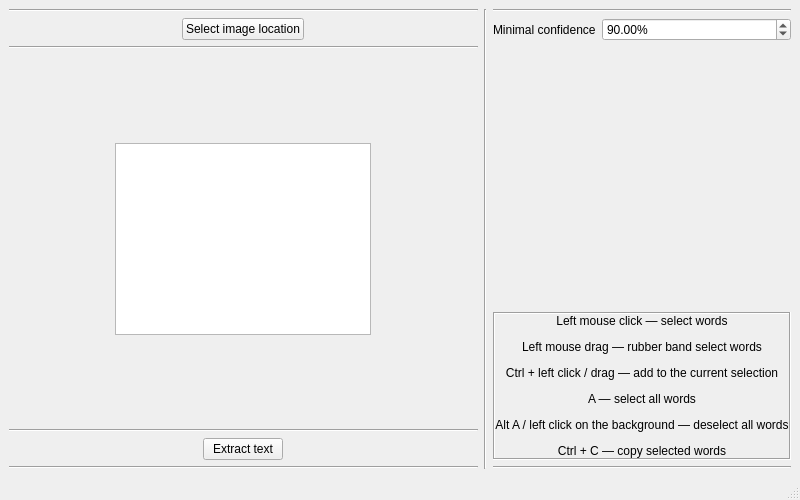
<?xml version="1.0" encoding="UTF-8"?>
<ui version="4.0">
 <class>QtractWindow</class>
 <widget class="QMainWindow" name="QtractWindow">
  <property name="geometry">
   <rect>
    <x>0</x>
    <y>0</y>
    <width>800</width>
    <height>500</height>
   </rect>
  </property>
  <property name="windowTitle">
   <string>Qtract</string>
  </property>
  <widget class="QWidget" name="centralwidget">
   <layout class="QHBoxLayout" name="horizontalLayout_2" stretch="5,0,2">
    <item>
     <layout class="QVBoxLayout" name="verticalLayout_2">
      <item>
       <widget class="Line" name="line_5">
        <property name="orientation">
         <enum>Qt::Horizontal</enum>
        </property>
       </widget>
      </item>
      <item alignment="Qt::AlignHCenter">
       <widget class="QPushButton" name="select_image_location">
        <property name="sizePolicy">
         <sizepolicy hsizetype="Maximum" vsizetype="Maximum">
          <horstretch>0</horstretch>
          <verstretch>0</verstretch>
         </sizepolicy>
        </property>
        <property name="text">
         <string>Select image location</string>
        </property>
       </widget>
      </item>
      <item>
       <widget class="Line" name="line_2">
        <property name="frameShadow">
         <enum>QFrame::Sunken</enum>
        </property>
        <property name="orientation">
         <enum>Qt::Horizontal</enum>
        </property>
       </widget>
      </item>
      <item>
       <spacer name="verticalSpacer_3">
        <property name="orientation">
         <enum>Qt::Vertical</enum>
        </property>
        <property name="sizeHint" stdset="0">
         <size>
          <width>20</width>
          <height>40</height>
         </size>
        </property>
       </spacer>
      </item>
      <item alignment="Qt::AlignHCenter">
       <widget class="OCRGraphicsView" name="ocr_image"/>
      </item>
      <item>
       <spacer name="verticalSpacer_2">
        <property name="orientation">
         <enum>Qt::Vertical</enum>
        </property>
        <property name="sizeHint" stdset="0">
         <size>
          <width>20</width>
          <height>40</height>
         </size>
        </property>
       </spacer>
      </item>
      <item>
       <widget class="Line" name="line">
        <property name="orientation">
         <enum>Qt::Horizontal</enum>
        </property>
       </widget>
      </item>
      <item alignment="Qt::AlignHCenter">
       <widget class="QPushButton" name="extract_text">
        <property name="sizePolicy">
         <sizepolicy hsizetype="Maximum" vsizetype="Maximum">
          <horstretch>0</horstretch>
          <verstretch>0</verstretch>
         </sizepolicy>
        </property>
        <property name="text">
         <string>Extract text</string>
        </property>
       </widget>
      </item>
      <item>
       <widget class="Line" name="line_4">
        <property name="orientation">
         <enum>Qt::Horizontal</enum>
        </property>
       </widget>
      </item>
     </layout>
    </item>
    <item>
     <widget class="Line" name="line_3">
      <property name="orientation">
       <enum>Qt::Vertical</enum>
      </property>
     </widget>
    </item>
    <item>
     <layout class="QVBoxLayout" name="verticalLayout">
      <item>
       <widget class="Line" name="line_6">
        <property name="orientation">
         <enum>Qt::Horizontal</enum>
        </property>
       </widget>
      </item>
      <item>
       <layout class="QFormLayout" name="formLayout">
        <item row="0" column="0">
         <widget class="QLabel" name="label">
          <property name="text">
           <string>Minimal confidence</string>
          </property>
         </widget>
        </item>
        <item row="0" column="1">
         <widget class="QDoubleSpinBox" name="minimal_confidence">
          <property name="buttonSymbols">
           <enum>QAbstractSpinBox::UpDownArrows</enum>
          </property>
          <property name="suffix">
           <string>%</string>
          </property>
          <property name="maximum">
           <double>100.000000000000000</double>
          </property>
          <property name="value">
           <double>90.000000000000000</double>
          </property>
         </widget>
        </item>
       </layout>
      </item>
      <item>
       <spacer name="verticalSpacer">
        <property name="orientation">
         <enum>Qt::Vertical</enum>
        </property>
        <property name="sizeHint" stdset="0">
         <size>
          <width>20</width>
          <height>40</height>
         </size>
        </property>
       </spacer>
      </item>
      <item>
       <widget class="QLabel" name="label_2">
        <property name="frameShape">
         <enum>QFrame::Box</enum>
        </property>
        <property name="frameShadow">
         <enum>QFrame::Sunken</enum>
        </property>
        <property name="text">
         <string>&lt;html&gt;&lt;head/&gt;&lt;body&gt;&lt;p&gt;Left mouse click — select words&lt;/p&gt;&lt;p&gt;Left mouse drag — rubber band select words&lt;/p&gt;&lt;p&gt;Ctrl + left click / drag — add to the current selection&lt;/p&gt;&lt;p&gt;A — select all words&lt;/p&gt;&lt;p&gt;Alt A / left click on the background — deselect all words&lt;/p&gt;&lt;p&gt;Ctrl + C — copy selected words&lt;/p&gt;&lt;/body&gt;&lt;/html&gt;</string>
        </property>
        <property name="textFormat">
         <enum>Qt::AutoText</enum>
        </property>
        <property name="alignment">
         <set>Qt::AlignCenter</set>
        </property>
       </widget>
      </item>
      <item>
       <widget class="Line" name="line_7">
        <property name="orientation">
         <enum>Qt::Horizontal</enum>
        </property>
       </widget>
      </item>
     </layout>
    </item>
   </layout>
  </widget>
  <widget class="QMenuBar" name="menubar">
   <property name="geometry">
    <rect>
     <x>0</x>
     <y>0</y>
     <width>800</width>
     <height>30</height>
    </rect>
   </property>
  </widget>
  <widget class="QStatusBar" name="statusbar"/>
 </widget>
 <customwidgets>
  <customwidget>
   <class>OCRGraphicsView</class>
   <extends>QGraphicsView</extends>
   <header>OCRGraphicsView.h</header>
  </customwidget>
 </customwidgets>
 <resources/>
 <connections/>
</ui>
